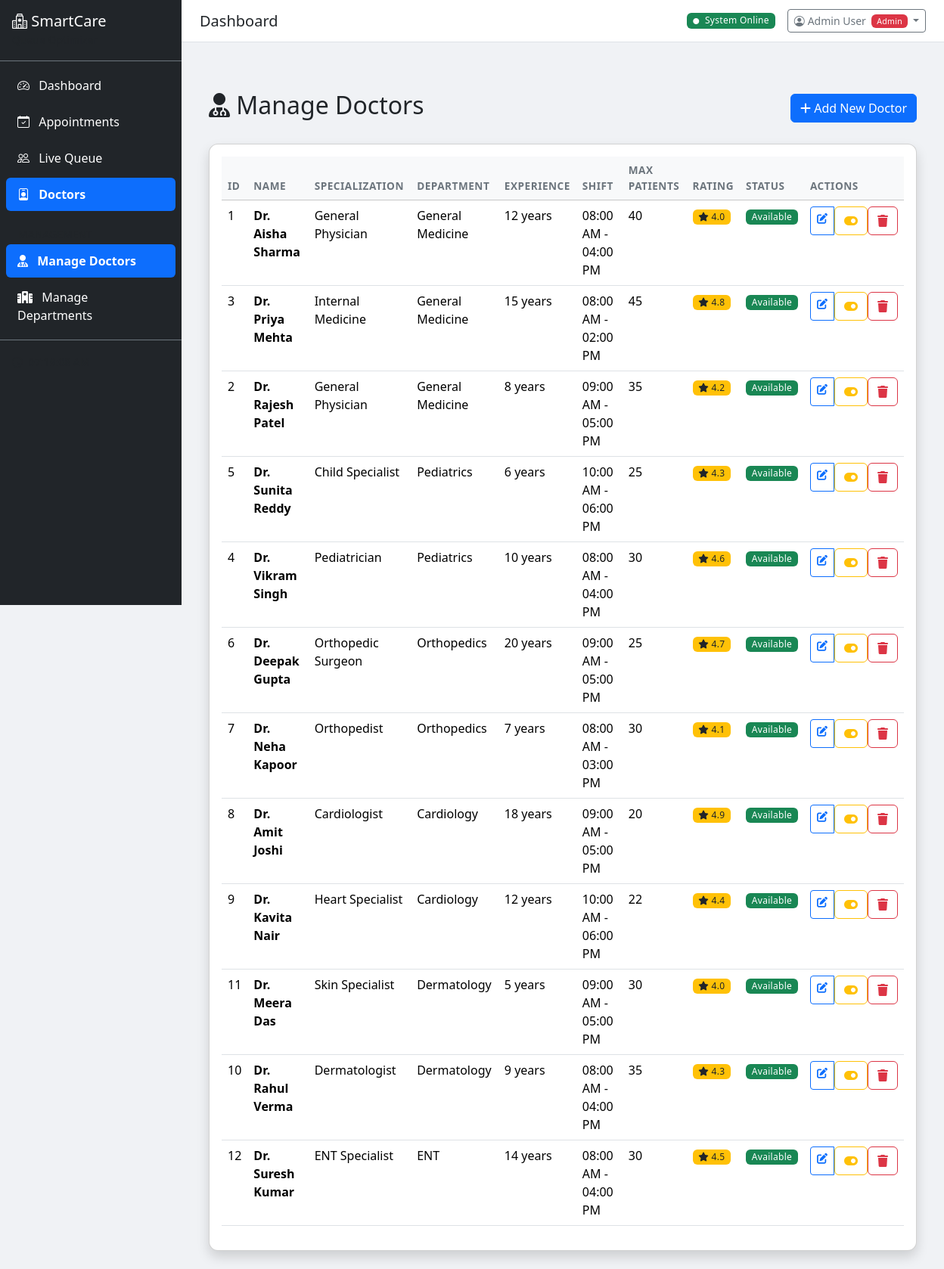
The page /admin/manage/doctors (signed in) on the database as committed earlier.
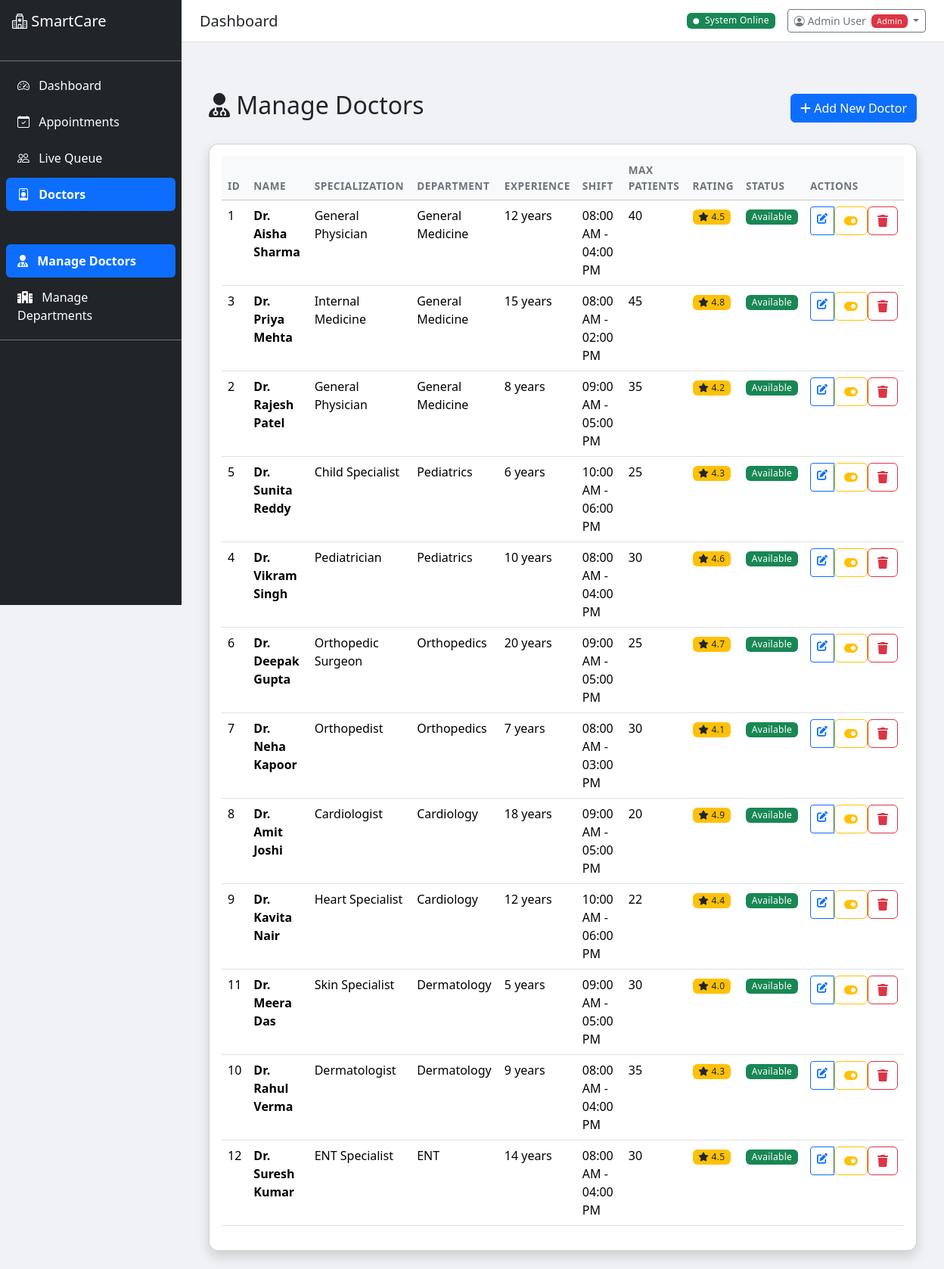
The same page on the database as committed later.
### app/models/user.py (models this page shows, shortened)
class User(UserMixin, db.Model):
    __tablename__ = "users"
    id = db.Column(db.Integer, primary_key=True)
    name = db.Column(db.String(150), nullable=False)
    email = db.Column(db.String(120), unique=True, nullable=False, index=True)
    phone = db.Column(db.String(15), nullable=True)
    password_hash = db.Column(db.String(255), nullable=False)
    role = db.Column(db.String(20), nullable=False, default="user")  # user, admin
    is_active = db.Column(db.Boolean, default=True)
    is_verified = db.Column(db.Boolean, default=False)
    created_at = db.Column(db.DateTime, default=datetime.utcnow)
    last_login = db.Column(db.DateTime, nullable=True)
    patient_id = db.Column(db.Integer, db.ForeignKey("patients.id"), nullable=True)
    patient = db.relationship("Patient", backref="user_account", uselist=False)
    def is_admin(self):
        return self.role == "admin"

### app/models/models.py (models this page shows, shortened)
class Doctor(db.Model):
    __tablename__ = "doctors"
    id = db.Column(db.Integer, primary_key=True)
    name = db.Column(db.String(150), nullable=False)
    specialization = db.Column(db.String(100), nullable=False)
    department_id = db.Column(db.Integer, db.ForeignKey("departments.id"), nullable=False)
    experience_years = db.Column(db.Integer, default=0)
    avg_consultation_min = db.Column(db.Integer, default=15)
    max_patients_per_day = db.Column(db.Integer, default=40)
    is_available = db.Column(db.Boolean, default=True)
    shift_start = db.Column(db.Time, default=time(8, 0))
    shift_end = db.Column(db.Time, default=time(17, 0))
    rating = db.Column(db.Float, default=4.0)
    appointments = db.relationship("Appointment", backref="doctor", lazy="dynamic")

class Department(db.Model):
    __tablename__ = "departments"
    id = db.Column(db.Integer, primary_key=True)
    name = db.Column(db.String(100), nullable=False, unique=True)
    floor = db.Column(db.Integer, default=1)
    max_capacity = db.Column(db.Integer, default=50)
    avg_consultation_min = db.Column(db.Integer, default=15)
    is_active = db.Column(db.Boolean, default=True)
    doctors = db.relationship("Doctor", backref="department", lazy="dynamic")
    appointments = db.relationship("Appointment", backref="department", lazy="dynamic")

### app/routes/admin_management.py (the view)
@admin_mgmt_bp.route('/doctors')
@admin_required
def list_doctors():
    doctors = Doctor.query.order_by(Doctor.department_id, Doctor.name).all()
    return render_template('admin/doctors_list.html', doctors=doctors)

### app/services/auth_service.py (called while the page is built)
def admin_required(f):
    @wraps(f)
    def decorated_function(*args, **kwargs):
        if not current_user.is_authenticated:
            flash('Please login to access this page.', 'warning')
            return redirect(url_for('auth.login'))
        if not current_user.is_admin():
            flash('Access denied. Admin privileges required.', 'danger')
            return redirect(url_for('patient_portal.home'))
        return f(*args, **kwargs)
    return decorated_function

### app/templates/admin/doctors_list.html (shortened to what this page needs)
{% extends "base.html" %}
{% block content %}
<div class="container-fluid mt-4">
    <div class="d-flex justify-content-between align-items-center mb-4">
        <h2><i class="fas fa-user-md"></i> Manage Doctors</h2>
        <a href="{{ url_for('admin_mgmt.add_doctor') }}" class="btn btn-primary">
            <i class="fas fa-plus"></i> Add New Doctor
        </a>
    </div>
    {% if doctors %}
    <div class="card shadow">
        <div class="card-body">
            <div class="table-responsive">
                <table class="table table-hover">
                    <thead class="table-light">
                        <tr>
                            <th>ID</th>
                            <th>Name</th>
                            <th>Specialization</th>
                            <th>Department</th>
                            <th>Experience</th>
                            <th>Shift</th>
                            <th>Max Patients</th>
                            <th>Rating</th>
                            <th>Status</th>
                            <th>Actions</th>
                        </tr>
                    </thead>
                    <tbody>
                        {% for doctor in doctors %}
                        <tr>
                            <td>{{ doctor.id }}</td>
                            <td><strong>Dr. {{ doctor.name }}</strong></td>
                            <td>{{ doctor.specialization }}</td>
                            <td>{{ doctor.department.name }}</td>
                            <td>{{ doctor.experience_years }} years</td>
                            <td>{{ doctor.shift_start.strftime('%I:%M %p') }} - {{ doctor.shift_end.strftime('%I:%M %p') }}</td>
                            <td>{{ doctor.max_patients_per_day }}</td>
                            <td>
                                <span class="badge bg-warning text-dark">
                                    <i class="fas fa-star"></i> {{ "%.1f"|format(doctor.rating) }}
                                </span>
                            </td>
                            <td>
                                {% if doctor.is_available %}
                                <span class="badge bg-success">Available</span>
                                {% else %}
                                <span class="badge bg-secondary">Unavailable</span>
                                {% endif %}
                            </td>
                            <td>
                                <div class="btn-group btn-group-sm" role="group">
                                    <a href="{{ url_for('admin_mgmt.edit_doctor', doctor_id=doctor.id) }}"
                                       class="btn btn-outline-primary" title="Edit">
                                        <i class="fas fa-edit"></i>
                                    </a>
                                    <form method="POST" action="{{ url_for('admin_mgmt.toggle_doctor_availability', doctor_id=doctor.id) }}"
                                          style="display: inline;">
                                        <button type="submit" class="btn btn-outline-warning" title="Toggle Availability">
                                            <i class="fas fa-toggle-on"></i>
                                        </button>
                                    </form>
                                    <form method="POST" action="{{ url_for('admin_mgmt.delete_doctor', doctor_id=doctor.id) }}"
                                          onsubmit="return confirm('Are you sure you want to delete Dr. {{ doctor.name }}?');"
                                          style="display: inline;">
                                        <button type="submit" class="btn btn-outline-danger" title="Delete">
                                            <i class="fas fa-trash"></i>
                                        </button>
                                    </form>
                                </div>
                            </td>
                        </tr>
                        {% endfor %}
                    </tbody>
                </table>
            </div>
        </div>
    </div>
    {% else %}
    <div class="alert alert-info">
        <i class="fas fa-info-circle"></i> No doctors found. <a href="{{ url_for('admin_mgmt.add_doctor') }}">Add your first doctor</a>
    </div>
    {% endif %}
</div>
{% endblock %}

### app/templates/base.html (shortened to what this page needs)
<!DOCTYPE html>
<html lang="en" data-bs-theme="light">
<head>
    <link href="https://cdn.jsdelivr.net/npm/bootstrap@5.3.2/dist/css/bootstrap.min.css" rel="stylesheet">
    <link href="https://cdn.jsdelivr.net/npm/bootstrap-icons@1.11.2/font/bootstrap-icons.css" rel="stylesheet">
    <link rel="stylesheet" href="https://cdnjs.cloudflare.com/ajax/libs/font-awesome/6.4.0/css/all.min.css">
    <link href="{{ url_for('static', filename='css/style.css') }}" rel="stylesheet">
</head>
<body>
    {% if current_user.is_authenticated %}
    <div class="d-flex">
        <nav class="sidebar bg-dark text-white">
            <div class="sidebar-header p-3 border-bottom border-secondary">
                <h5 class="mb-0">
                    <i class="bi bi-hospital"></i> SmartCare
                </h5>
                <small class="text-muted">Queue Optimizer</small>
            </div>
            <ul class="nav flex-column p-2">
                {% if current_user.is_admin() %}
                <li class="nav-item">
                    <a class="nav-link text-white {% if request.endpoint == 'dashboard.index' %}active bg-primary rounded{% endif %}"
                       href="{{ url_for('dashboard.index') }}">
                        <i class="bi bi-speedometer2 me-2"></i> Dashboard
                    </a>
                </li>
                <li class="nav-item">
                    <a class="nav-link text-white {% if 'appointments' in request.endpoint|default('') %}active bg-primary rounded{% endif %}"
                       href="{{ url_for('appointments.list_appointments') }}">
                        <i class="bi bi-calendar-check me-2"></i> Appointments
                    </a>
                </li>
                <li class="nav-item">
                    <a class="nav-link text-white {% if 'queue' in request.endpoint|default('') %}active bg-primary rounded{% endif %}"
                       href="{{ url_for('queue.view_queue') }}">
                        <i class="bi bi-people me-2"></i> Live Queue
                    </a>
                </li>
                <li class="nav-item">
                    <a class="nav-link text-white {% if 'doctors' in request.endpoint|default('') %}active bg-primary rounded{% endif %}"
                       href="{{ url_for('doctors.list_doctors') }}">
                        <i class="bi bi-person-badge me-2"></i> Doctors
                    </a>
                </li>
                <li class="nav-item mt-3">
                    <small class="text-muted px-3">MANAGEMENT</small>
                </li>
                <li class="nav-item">
                    <a class="nav-link text-white {% if 'admin_mgmt.list_doctors' in request.endpoint|default('') %}active bg-primary rounded{% endif %}"
                       href="{{ url_for('admin_mgmt.list_doctors') }}">
                        <i class="fas fa-user-md me-2"></i> Manage Doctors
                    </a>
                </li>
                <li class="nav-item">
                    <a class="nav-link text-white {% if 'admin_mgmt.list_departments' in request.endpoint|default('') %}active bg-primary rounded{% endif %}"
                       href="{{ url_for('admin_mgmt.list_departments') }}">
                        <i class="fas fa-hospital me-2"></i> Manage Departments
                    </a>
                </li>
                {% endif %}
            </ul>
            <div class="p-3 mt-auto border-top border-secondary">
                <small class="text-muted">
                    <i class="bi bi-clock me-1"></i>
                    <span id="live-clock"></span>
                </small>
            </div>
        </nav>
        <main class="main-content flex-grow-1">
            <div class="topbar bg-white border-bottom px-4 py-2 d-flex justify-content-between align-items-center">
                <h5 class="mb-0">{% block page_title %}Dashboard{% endblock %}</h5>
                <div class="d-flex align-items-center gap-3">
                    <span class="badge bg-success">
                        <i class="bi bi-circle-fill me-1" style="font-size:8px"></i> System Online
                    </span>
                    <div class="dropdown">
                        <button class="btn btn-sm btn-outline-secondary dropdown-toggle" type="button" data-bs-toggle="dropdown">
                            <i class="bi bi-person-circle me-1"></i>{{ current_user.name }}
                            {% if current_user.is_admin() %}
                            <span class="badge bg-danger ms-1">Admin</span>
                            {% endif %}
                        </button>
                    </div>
                </div>
            </div>
            <div class="px-4 pt-3">
            </div>
            <div class="p-4">
                {% block content %}{% endblock %}
            </div>
        </main>
    </div>
    {% endif %}
</body>
</html>

### app/static/css/style.css (style rules this page uses)
:root { --sidebar-width: 240px; --topbar-height: 56px; }
body { font-family: 'Segoe UI', system-ui, -apple-system, sans-serif; background-color: #f0f2f5; min-height: 100vh; }
.sidebar { width: var(--sidebar-width); min-height: 100vh; position: fixed; top: 0; left: 0; z-index: 1000; transition: all 0.3s; }
.sidebar .nav-link { padding: 10px 15px; margin: 2px 0; border-radius: 8px; transition: all 0.2s; }
.sidebar .nav-link.active { font-weight: 600; }
.main-content { margin-left: var(--sidebar-width); min-height: 100vh; }
.topbar { height: var(--topbar-height); position: sticky; top: 0; z-index: 100; }
.card { border-radius: 12px; }
.table th { font-weight: 600; font-size: 0.85rem; text-transform: uppercase; letter-spacing: 0.5px; color: #6c757d; }
.badge { font-weight: 500; letter-spacing: 0.3px; }

Rows that differ between the two databases and show on the page:
changed Doctor "Aisha Sharma": rating "4.0" → "4.5"
